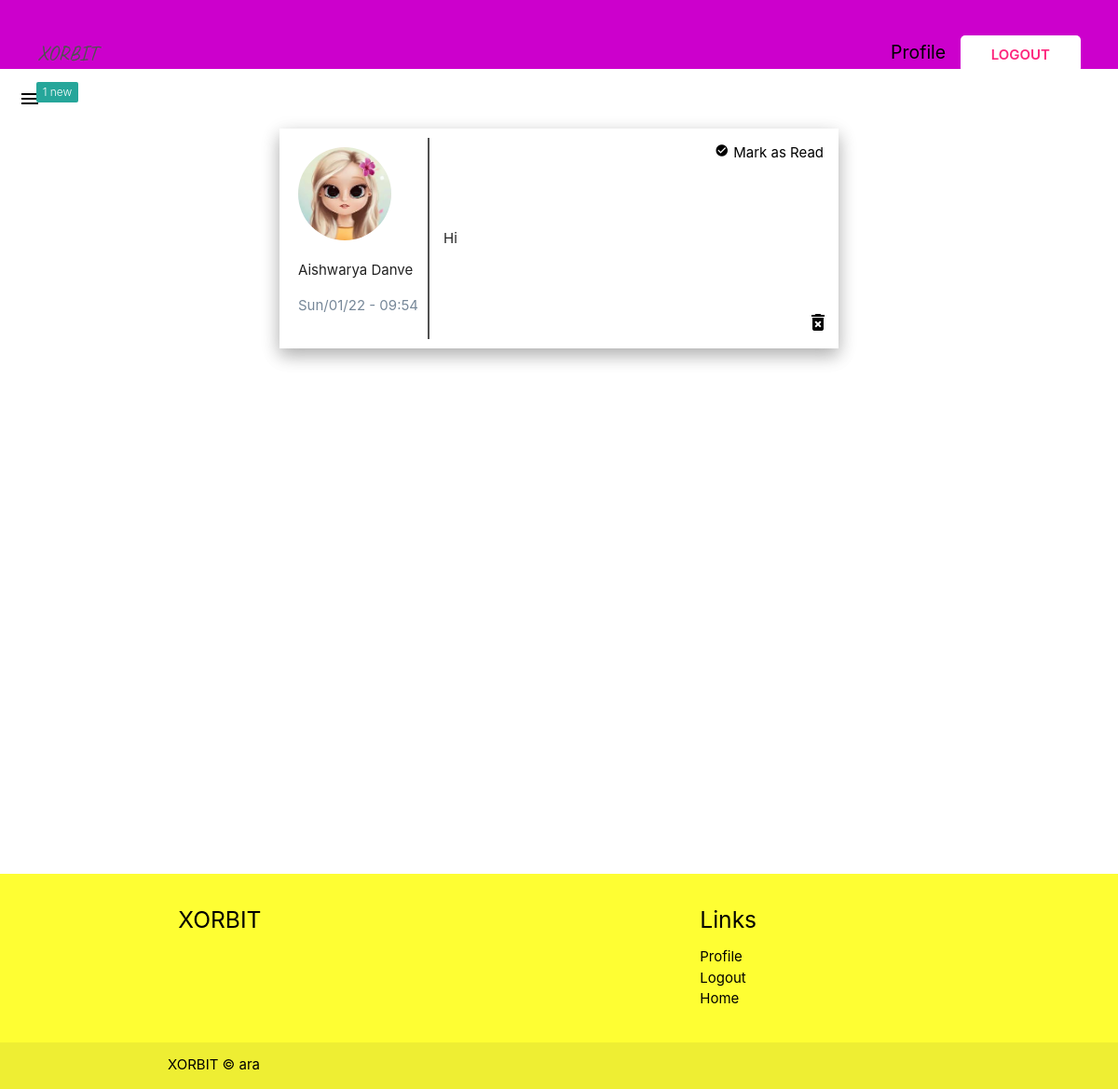
/view-messages/ (signed in), run on the app's committed database.
### main/models.py (models this page shows, shortened)
class Message(models.Model):
    content = models.TextField()
    date_posted = models.DateTimeField(default=timezone.now)
    author = models.ForeignKey(
        User, on_delete=models.CASCADE, related_name="author")
    receiver = models.ForeignKey(
        User, on_delete=models.CASCADE, related_name="receiver", null=True)
    status = models.BooleanField(default=False)

### users/models.py (models this page shows, shortened)
class Profile(models.Model):
    GENDER_C = [
        ("Male", "Male"),
        ("Female", "Female"),
        ("Other", "Other")
    ]
    PROFILE_T = [
        ("Bff's", "Bff's"),
        ("Dating", "Dating"),
        ("Business", "Business")
    ]
    user = models.OneToOneField(User, on_delete=models.CASCADE)
    full_name = models.CharField(max_length=100, null=True)
    age = models.IntegerField(null=True)
    gender = models.CharField(max_length=50, blank=True, null=True, choices=GENDER_C)
    profile_image = models.ImageField(upload_to='profile_pic', default="default.jpg", null=True, blank=True)
    bio = models.TextField(null=True)
    profiletype = models.CharField(max_length=50, choices=PROFILE_T, default=None, null=True, blank=True)
    likeability = models.ManyToManyField( User, related_name="likes", blank=True)
    blocked_by = models.ManyToManyField(User, related_name="blocked", blank=True)

### main/views.py (the view)
# urls.py: path("view-messages/", views.ViewMessages, name="view-messages"),
@login_required
def ViewMessages(req):
    messages = Message.objects.filter(receiver=req.user)
    unreadMessages = Message.objects.filter(
        receiver=req.user).filter(status=False).count()
    userIn = req.user
    context = {
        'msgs': messages,
        'userIn': userIn,
        'unreadmsgs': unreadMessages
    }
    return render(req, "messages.html", context)

### main/templates/messages.html (shortened to what this page needs)
{% extends "base.html" %}
{% block content %}
<section>
  <div class="navigation navigation--bg">
    <a href="{% url 'date-page' %}" class="logo link">XORBIT</a>
    <div>
      {% if user.is_authenticated %}
      <a href="{% url 'profile-page' %}" class="profile-link link">Profile</a>
      <a href="{% url 'logout' %}" class="login link">Logout</a>
      {% else %}
      <a href="{% url 'login' %}" class="login link">Log in</a>
      {% endif %}
    </div>
  </div>
  <div class="burger">
    {% if unreadmsgs > 0 %}
      <a href="#" data-target="slide-out" class="sidenav-trigger"
        ><span class="new badge">{{unreadmsgs}}</span>
        <i class="material-icons" style="color: black; margin: 20px;">menu</i>
      </a>
    {% else %}
      <a href="#" data-target="slide-out" class="sidenav-trigger"
        >
        <i class="material-icons" style="color: black; margin: 20px;">menu</i>
      </a>
    {% endif %}
  </div>
</section>
<section class="messages" >
{% if msgs %}
  {% for msg in msgs %}
      <div class="message" style="background-color: white;">
          <div class="message__detail">
              <img class="message__image" src='{{msg.author.profile.profile_image.url}}' />
              <p class="message__authort">{{msg.author.profile.full_name}}</p>
              <p class="message__date">{{msg.date_posted|date:"D/m/y - H:i"}}</p>
          </div>
          <div class="message__content" >
              <p class="message__msg">{{msg.content}}</p>
          </div>
          <form method="POST", action="{% url 'mark-read' msg.pk %}">
              {% if not msg.status %}
                  <button class="mark-read" name="msg_id" value="{{msg.id}}"><i class="tiny material-icons">check_circle</i>Mark as Read</button>
              {% else %}
                  <p class="read">Message Read</p>
              {% endif %}
          </form>
          <a href="{% url 'delete-message' msg.pk %}" class="remove-btn"><i class="material-icons">delete_forever</i></a>
      </div>
  {% endfor %}
{% else %}
  <h4 style="text-align:center">You have no Messages :(</h4>
{% endif %}
</section>
{% include "footer.html" %}
{% endblock content %}

### main/static/main/main.css (style rules this page uses)
a { text-decoration: none !important; }
.navigation { z-index: 999; text-decoration: none; color: white; display: flex; justify-content: space-between; align-items: center; grid-row: 0/1; padding : 40px; padding-bottom: 0px; font-size: 1.3rem; }
.navigation--bg { background: #cc00cc; }
.logo { color: #515151; font-family: "Caveat", cursive; font-size: 1.5rem; }
.login { text-decoration: none; color: #fd267d; position: relative; background: white; padding: 0.7rem 2.2rem; text-transform: uppercase; font-weight: 600; font-size: 1rem; border-radius: 5px; }
.profile-link { text-decoration: none; color: black; margin-right: 10px; }
.messages { min-height: 100vh; margin: auto; }
.message { display: flex; position: relative; margin: auto; padding: 10px; max-width: 40rem; align-items: center; box-shadow: 0 8px 17px 0 rgba(0, 0, 0, 0.2), 0 6px 20px 0 rgba(0, 0, 0, 0.15); margin-bottom: 20px; }
.message__detail { padding: 10px; border-right: 2px solid #515151; }
.message__image { height: 100px; border-radius: 50%; }
.message__date { color: lightslategray; }
.message__content { margin: 15px; }
.message__msg { margin: 0 auto; }
.mark-read { position: absolute; right: 10px; top: 10px; background: none; border: 0; }
.mark-read i { margin: 5px; }
.burger a { position: relative; }
.burger span { position: absolute; right: -20px; top: -15px; background: #26a69a; color: white; font-weight: thin; }
.remove-btn { position: absolute; color: black; bottom: 10px; right: 10px; }

### data on the page
Message: author.profile.profile_image (picture), author.profile.full_name "Aishwarya Danve", date_posted "Sun/01/22 - 09:54", content "Hi", {{ msg.id }} 6 (drawn)

### other printed values
{{ unreadmsgs }} "1"
